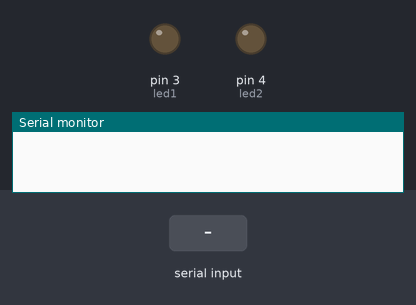
The sketch below on a simulated Arduino Uno, built with avr-gcc and run on an emulated ATmega328P. Shown: output pins drawn as LEDs (lit = HIGH), the last lines printed to the serial monitor. The inputs (shaded band) are chosen by the test bench.

Above: at 1.2 s.
1.3 s: "30,150\n" received over Serial
At 2.5 s:
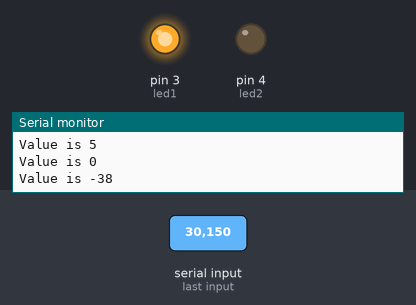
2.8 s: "2\n" received over Serial
At 3.5 s:
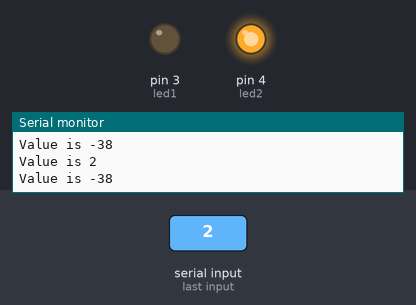
4.3 s: "1\n" received over Serial
At 4.6 s:
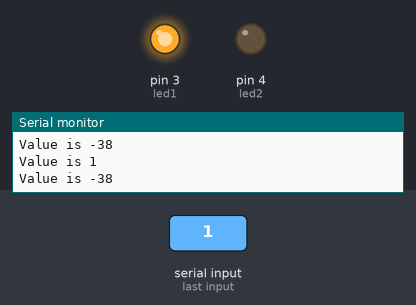
5.8 s: "200\n" received over Serial
At 7.0 s:
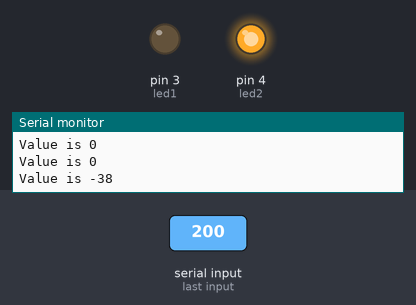
Timing chart, 0 to 8.3 s (numbered marks = the images above; inputs shaded):
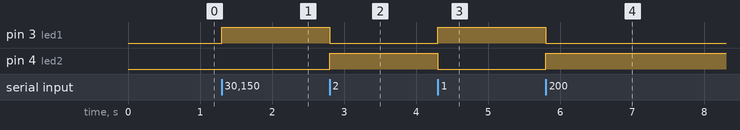

Measured:
- after the input at 1.3 s, pin 3 (led1): LOW → HIGH at once
- after the input at 2.8 s, pin 3 (led1): HIGH → LOW at once; pin 4 (led2): LOW → HIGH at once
- after the input at 4.3 s, pin 3 (led1): LOW → HIGH at once; pin 4 (led2): HIGH → LOW at once
- after the input at 5.8 s, pin 3 (led1): HIGH → LOW at once; pin 4 (led2): LOW → HIGH at once

The sketch:

sketch_jun23a.ino
```cpp
int led1=3;
int led2=4;
void setup() {
  // put your setup code here, to run once:

Serial.begin(9600);

pinMode(led1,OUTPUT);
pinMode(led2,OUTPUT);
}

void loop() {
  // put your main code here, to run repeatedly:

    while(Serial.available()>0){

          int ret = Serial.read()-'0';
          Serial.print("Value is ");
          Serial.println(ret);

        if(ret==1){
          digitalWrite(led1,HIGH);
          digitalWrite(led2,LOW);
          }
        if(ret==2){

          digitalWrite(led2,HIGH);
          digitalWrite(led1,LOW);

          }


      }


}
```
